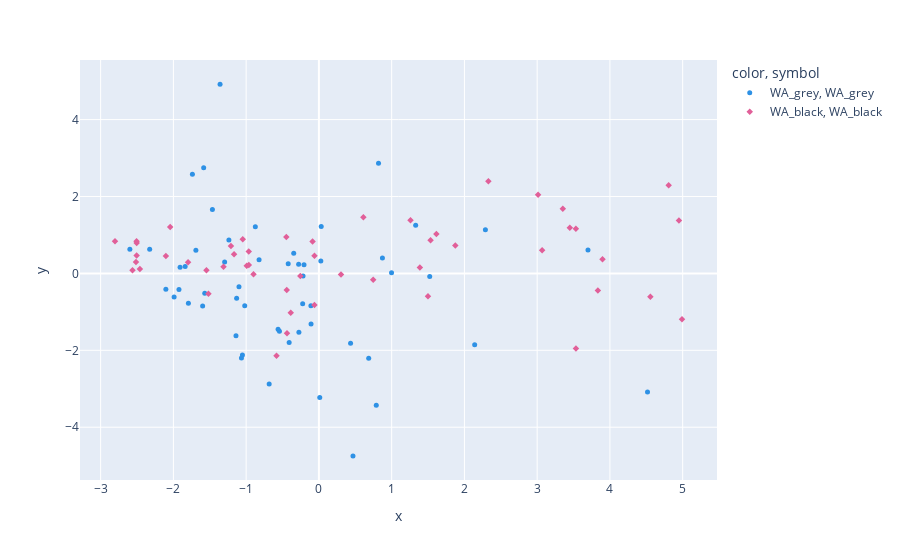

The code cell stored with this chart in its notebook:
### Markdown cell above
2D PCA Visualisation

### Code cell
fig = px.scatter(pca3d_df_NoduleCol_comb, 
                    x=pca3d_df_NoduleCol_comb.iloc[:,1], 
                    y=pca3d_df_NoduleCol_comb.iloc[:,2], 
                    #z=pca3d_df_NoduleCol_comb.iloc[:,3], 
                    color=pca3d_df_NoduleCol_comb.iloc[:,0],
                    color_discrete_sequence=px.colors.qualitative.Dark24,
                    symbol = pca3d_df_NoduleCol_comb.iloc[:,0],)
fig.update_traces(marker_size = 5)

fig.show()

### Figure 1 — Plotly figure (JSON) as saved in the notebook; plotly's stock layout.template omitted (floating-point values rounded to 4 significant figures)
{"data": [{"hovertemplate": "color=WA_grey<br>symbol=WA_grey<br>x=%{x}<br>y=%{y}<extra></extra>", "legendgroup": "WA_grey, WA_grey", "marker": {"color": "#2E91E5", "size": 5, "symbol": "circle"}, "mode": "markers", "name": "WA_grey, WA_grey", "orientation": "v", "showlegend": true, "type": "scatter", "x": [3.699, -1.794, -1.131, 0.01175, -1.065, -0.5609, -1.691, -1.838, -2.598, 0.6844, -0.5424, 0.7885, -1.598, -1.051, -1.14, -1.019, 4.517, 2.141, -1.739, -1.584, -1.359, 0.02648, -0.2178, -0.2046, -1.296, -1.098, -0.2785, -0.3461, 0.8732, 0.9984, -0.1078, -0.8224, 0.4683, -0.4087, -2.103, -0.2231, 2.289, 0.4353, -2.326, -1.237, 0.03173, -1.464, -1.569, -1.923, -1.99, -0.6835, -1.908, -0.8738, 1.33, 0.8193, 1.523, -0.422, -0.1099, -0.2749], "xaxis": "x", "y": [0.6053, -0.7777, -0.644, -3.229, -2.198, -1.454, 0.6022, 0.1791, 0.6298, -2.205, -1.506, -3.426, -0.8449, -2.121, -1.621, -0.8434, -3.082, -1.856, 2.575, 2.749, 4.922, 0.3229, -0.06873, 0.2269, 0.297, -0.3447, 0.235, 0.5224, 0.399, 0.01704, -1.315, 0.3574, -4.745, -1.795, -0.4097, -0.7921, 1.138, -1.818, 0.6275, 0.867, 1.222, 1.665, -0.5182, -0.416, -0.6125, -2.874, 0.1611, 1.213, 1.249, 2.863, -0.08167, 0.2488, -0.8442, -1.53], "yaxis": "y"}, {"hovertemplate": "color=WA_black<br>symbol=WA_black<br>x=%{x}<br>y=%{y}<extra></extra>", "legendgroup": "WA_black, WA_black", "marker": {"color": "#E15F99", "size": 5, "symbol": "diamond"}, "mode": "markers", "name": "WA_black, WA_black", "orientation": "v", "showlegend": true, "type": "scatter", "x": [-2.103, -1.798, -1.166, 3.448, 3.352, 3.898, 3.068, 4.807, 1.535, -2.505, -2.044, -0.5829, 2.329, 3.012, 3.532, -0.4483, -1.312, -1.209, -0.3869, -0.4383, 1.499, 1.388, 0.3037, -0.08703, -0.9645, -0.06096, 3.533, -1.546, -1.518, -0.9632, 4.991, 4.556, 4.949, -0.8992, -0.9921, -1.047, 0.6111, 1.615, 1.875, -2.803, -2.507, -2.505, -2.562, -2.46, -2.514, 3.834, 0.7462, 1.259, -0.06102, -0.442, -0.2556], "xaxis": "x", "y": [0.4523, 0.2897, 0.5005, 1.189, 1.681, 0.3686, 0.5995, 2.292, 0.8644, 0.4648, 1.207, -2.139, 2.397, 2.046, 1.159, 0.9461, 0.17, 0.7118, -1.024, -1.555, -0.5938, 0.1506, -0.02663, 0.8281, 0.5725, 0.4563, -1.952, 0.08269, -0.5305, 0.2166, -1.194, -0.6041, 1.373, -0.02276, 0.2006, 0.8881, 1.461, 1.027, 0.7247, 0.8372, 0.8389, 0.7877, 0.08335, 0.1153, 0.2967, -0.4474, -0.1673, 1.379, -0.8195, -0.4336, -0.06805], "yaxis": "y"}], "layout": {"autosize": true, "legend": {"title": {"text": "color, symbol"}, "tracegroupgap": 0}, "margin": {"t": 60}, "xaxis": {"anchor": "y", "autorange": true, "domain": [0, 1], "range": [-3.291, 5.479], "title": {"text": "x"}, "type": "linear"}, "yaxis": {"anchor": "x", "autorange": true, "domain": [0, 1], "range": [-5.457, 5.634], "title": {"text": "y"}, "type": "linear"}}}
